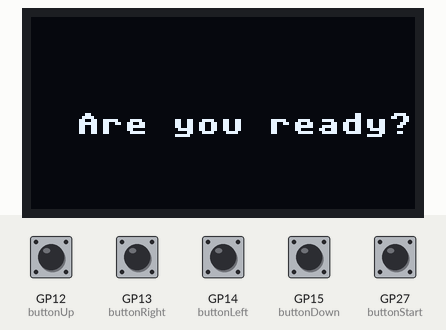
This program was run on a simulated Raspberry Pi Pico running MicroPython. Parts: 128×64 one-colour display. The test bench sets the inputs (shaded band); at power-on: GP12 (buttonUp), GP13 (buttonRight), GP14 (buttonLeft), GP15 (buttonDown), GP27 (buttonStart) HIGH. Random numbers come from a fixed seed; library files of the repository ran but are not shown: ssd1306.py; what the program prints to the serial console is not drawn.

Above: at 2.2 s.
2.3 s: GP27 (buttonStart) pulled LOW for 0.15 s
At 2.79 s:
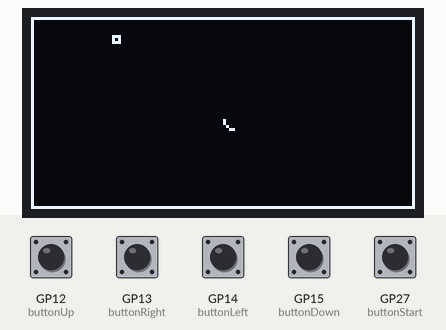
3.0 s: GP12 (buttonUp) pulled LOW for 0.15 s
At 3.47 s:
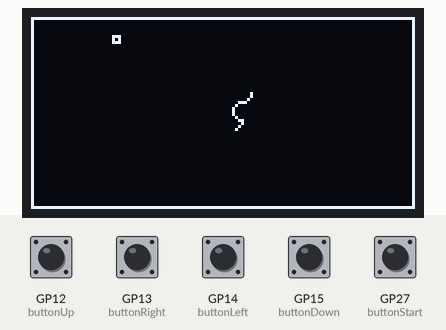
3.7 s: GP13 (buttonRight) pulled LOW for 0.15 s
At 3.93 s:
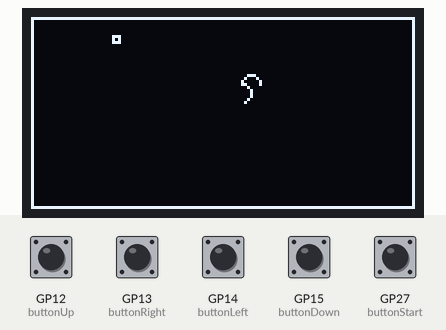
4.4 s: GP15 (buttonDown) pulled LOW for 0.15 s
At 4.61 s:
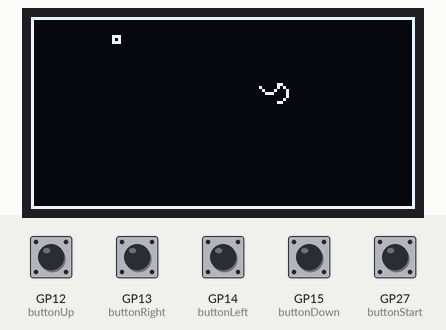
5.1 s: GP14 (buttonLeft) pulled LOW for 0.15 s
At 5.3 s:
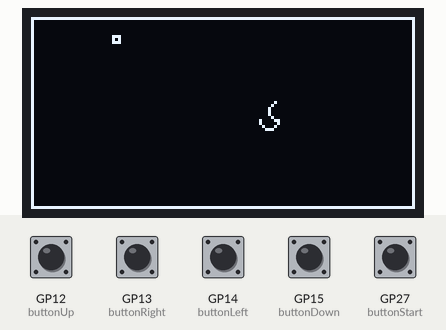
5.8 s: GP12 (buttonUp) pulled LOW for 1 s
At 8.26 s:
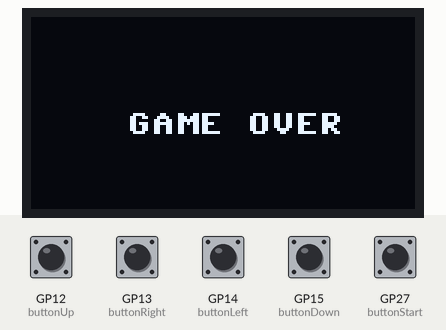
Timing chart, 0 to 8.4 s (numbered marks = the images above; inputs shaded):
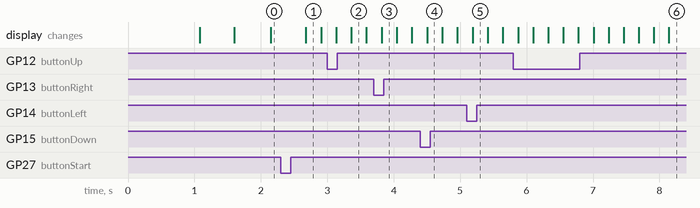

The program:

Slither9.py
```python
# Slithering Snake by Hari Wiguna, 2021
#
# Connect 128x64 OLED SDA to GPIO 2, SCL to GPIO 3
# Pushbuttons brings internal pullup resistors on:
# GPIO 12(Up), 13(Right), 14(Left), 15(Down), and 27(Start)
# to ground

from machine import Pin, I2C, ADC
from ssd1306 import SSD1306_I2C
from utime import sleep, ticks_ms
from random import randrange

# Terminologies:
# Everything is made up of four arc sprites: a,b,c,d.
# Sequence defines the order of arcs to create the slithering "S" curve.
# each arc is followed by two characters that indicate where origin where the arc should be drawn at
# relative to the snake segment that arc represents.
# These three characters are collectively called a "code"

# turntable is a very tedious lookup dictionary.
# key is the current arc and its current and desired turning direction
# value is what segment should be drawn to accomplish that turning.

# snake is an array of segments. Each segment contains x,y,Code.
# x,y is actual snake segment position.
# Code is the arc (sprite) and the two character code specifycing where the origin of the sprite should be drawn.

snake = []
scale = 1
spd = 0.2 #0.05

WIDTH,HEIGHT = 128, 64
border=1
gameWidth = int(WIDTH/3/scale)
gameHeight =int(HEIGHT/3/scale)
arenaWidth=gameWidth*3*scale
arenaHeight=gameHeight*3*scale
isDead = False
startWasPressed = False

#=== SPRITES ===
# ..XX  ...X  XX..  X...  .XX.
# .X..  ...X  ..X.  X...  X..X
# X...  ..X.  ...X  .X..  X..X
# X...  XX..  ...X  ..XX  .XX.
# a     b     c     d
a = [(0,0),(0,1),(1,2),(2,3),(3,3)]
b = [(0,0),(1,0),(2,1),(3,2),(3,3)]
c = [(3,0),(3,1),(2,2),(1,3),(0,3)]
d = [(3,0),(2,0),(1,1),(0,2),(0,3)]
#apple = [(),(),(),(),(),(),(),]

lrSeq = "c-=a-=b--d--c-=" #Left to Right (positive direction curve down first)
rlSeq = "d=-b=-a==c==d=-" #Left to Right (NEGATIVE direction curve down first)
duSeq = "c=-b=-a--d--c=-" #Bottom to top (positive direction curve left first)
udSeq = "d-=a-=b==c==d-=" #Bottom to top (NEGATIVE direction curve left first)

turnTable = {
# Left to right
"a+==+": "a", # a smooth, c backtracks
"a+==-": "d", # was d, b continues but with gap, d backtracks but no gap.
"b+==+": "d", # d tight, alternatively b if larger radius desired.
"b+==-": "c", # a loops, c is tight turn
"c+==+": "b", # b is tight turn
"c+==-": "a", # a is tight turn
"d+==+": "c", # c is continuing curve but with gap, a backtracks
"d+==-": "d", # d is larger arc, b backtracks

# Right to left
"a-==+": "d", # d tight, b loops
"a-==-": "c", # c tight, a larger arc
"b-==+": "a", # a continues but gap, c backtracks
"b-==-": "b", # d backtracks, b larger arc
"c-==+": "c", # a backtracks, c larger arc
"c-==-": "d", # b backtracks, d continues with gap
"d-==+": "a", # a tight, c larger arc
"d-==-": "a", # a tight turn, c bad coil

# Up
"a=++=": "d", # d tight, a big arc
"a=+-=": "c", # b loops, c tight
"b=++=": "b", # b big arc, c backtracks
"b=+-=": "a", # d backtracks, a continue with break
"c=++=": "a", # a tight, d loops
"c=+-=": "b", # c big arc, b tight
"d=++=": "c", # c continue with break, b backtracks
"d=+-=": "d", # d big arc, a backtracks

# Down
"a=-+=": "c", # b continue with gap, c backtracks
"a=--=": "d", # a big arc, d backtracks
"b=-+=": "d", # d tight, a loops
"b=--=": "c", # b big arc, c tight
"c=-+=": "b", # b backtracks, c big loop
"c=--=": "d", # d continue with gap, a backtracks
"d=-+=": "a", # d big arc, a tight
"d=--=": "b" # b tight, c loops
}


def plot(x,y,sprite,isDraw):
    for p in sprite:
        oled.rect(border+x*3*scale+p[0]*scale,border+63-y*3*scale-p[1]*scale, scale,scale, 1 if isDraw else 0)

def draw(c,r,a):
    plot(c,r,a,True)

def erase(c,r,a):
    plot(c,r,a,False)

def toSprite(spriteName):
    sprite = d
    if spriteName=='a': sprite = a
    if spriteName=='b': sprite = b
    if spriteName=='c': sprite = c
    return sprite

def toOffset(offsetSymbol):
    result = 0
    if offsetSymbol=='-': result = -1
    if offsetSymbol=='+': result = +1
    return result

def fromOffset(dx,dy):
    sym = "-=+"
    return sym[dx+1] + sym[dy+1]

def deltaToSeq(dx,dy):
    if dx==1: seq = lrSeq
    if dx==-1: seq = rlSeq
    if dy==1: seq = duSeq
    if dy==-1: seq = udSeq
    return seq

def toCode(spriteName, dx,dy):
    seq = deltaToSeq(dx,dy)
    pos = seq.find(spriteName)
    return seq[pos:pos+3]

def initSnakeLR(x,y):
    global snake, dx, dy
    dx,dy=+1,0
    snake = []

    for i in range(4): # Go backward so the rightmost is head.
        j = i*3
        code = lrSeq[j:j+3]
        snake.append( (x, y, code) ) # x,y is virtual head. Sprites might be drawn at an offset
        x -= 1

def initSnakeRL(x,y):
    global snake, dx, dy
    dx,dy=-1,0
    snake = []
    for i in range(4): # Go backward so the leftmost is head.
        j = i*3
        code = rlSeq[j:j+3]
        snake.append( (x, y, code) ) # x,y is virtual head. Sprites might be drawn at an offset
        x += 1

def initSnakeUp(x,y):
    global snake, dx, dy
    dx,dy=0,+1
    snake = []
    for i in range(4): # Go Downward so the bottom most is head.
        j = i*3
        code = duSeq[j:j+3]
        snake.append( (x, y, code) ) # x,y is virtual head. Sprites might be drawn at an offset
        y -= 1

def initSnakeDown(x,y):
    global snake, dx, dy
    dx,dy=0,-1
    snake = []
    for i in range(4): # Go upward so the topmost is head.
        j = i*3
        code = udSeq[j:j+3]
        snake.append( (x, y, code) ) # x,y is virtual head. Sprites might be drawn at an offset
        y += 1

def plotSeg(x,y, segCode, isDraw): # segCode is like d--, x,y is virtual position before offsets
    print("plotting", segCode, "at", x,y, "Apple at", appleX, appleY)
    spriteName = segCode[0] # grab the sprite name (ie d)
    sprite = toSprite(spriteName)
    x += toOffset(segCode[1])
    y += toOffset(segCode[2])
    plot( x, y, sprite, isDraw )

def drawSeg(x,y, segCode):
    plotSeg(x,y, segCode, True)

def eraseSeg(x,y, segCode):
    plotSeg(x,y, segCode, False)

def drawSnake():
    for s in snake:
        # each s is virtual x,y position followed by the segCode
        drawSeg(s[0], s[1], s[2])
    oled.show()

def ChopTail():
    global snake
    #-- Remove tail --
    tailIndex = len(snake)-1
    tail = snake[tailIndex] # d--, x, y
    eraseSeg(tail[0],tail[1], tail[2])
    snake.pop(tailIndex)

def CheckWalls():
    global isDead
    head = snake[0]
    headX, headY = head[0],head[1]
    if headX<=0: isDead=True
    if headY<=0: isDead=True
    if headX>=gameWidth: isDead=True
    if headY>=gameHeight: isDead=True
    if isDead: print("IS DEAD!")

def DrawWalls():
    oled.rect(0,0,arenaWidth+2, arenaHeight+1, 1) #OLED height is 1 pixel too short :-(

def moveSnake(dx,dy):
    global snake, isDead

    # Each direction has its own sequence of sprites
    seq = deltaToSeq(dx,dy)
    print("MoveSnake. dx,dy", dx, dy)

    #-- New Head --
    curHead = snake[0]
    curHeadCode = curHead[2]
    curSeg = curHeadCode[0]
    nuX = curHead[0] + dx
    nuY = curHead[1] + dy
    pos = seq.rfind(curSeg) # seq is listed head to tail, so to find new head we need to go backward in the seq.
    nuHeadCode = seq[pos-3:pos]

    nuHead = (nuX, nuY, nuHeadCode)
    print("curHead", curHead, " --> nuHeadCode", nuHeadCode)

    if isInSnake(nuX,nuY): # Ran into self
        isDead=True

    #-- Append New Head --
    snake.insert(0, nuHead)

    #-- Head coincides with apple? --
    if abs(nuX-appleX)<=1 and abs(nuY-appleY)<=1:
    #if nuX==appleX and nuY==appleY:
        print("Ate apple at ",appleX, appleY)
        drawApple(0) # erase the apple we just ate
        # Don't erase tail so snake becomes one segment longer after eating apple
        # Also, create a new apple (outside the snake)
        randomApple()
        drawApple(1) # draw new apple
        SpeedUp()
    else:
        if not isDead:
            ChopTail() # Normal path is to erase tail as snake slithers around

    #draw new head after erasing apple
    drawSeg(nuX, nuY, nuHeadCode)

    oled.show()

def buttonPressedHandle(p):
    global startWasPressed
    startWasPressed = True

def setupUI():
    global buttonRight, buttonLeft, buttonUp, buttonDown, buttonStart

    buttonRight = Pin(13, Pin.IN, Pin.PULL_UP)
    buttonLeft = Pin(14, Pin.IN, Pin.PULL_UP)
    buttonDown = Pin(15, Pin.IN, Pin.PULL_UP)
    buttonUp = Pin(12, Pin.IN, Pin.PULL_UP)

    buttonStart = Pin(27, Pin.IN, Pin.PULL_UP)
    buttonStart.irq(trigger=Pin.IRQ_FALLING, handler=buttonPressedHandle)

def changeDir(nuDx, nuDy):
    global snake, dx, dy

    if dx==nuDx and dy==nuDy:
        return

    print("changeDir. BEGIN from", dx, dy, "to", nuDx, nuDy)

    headSeg = snake[0] #x,y,spriteCode
    headSpriteName = headSeg[2][0] # take first char of sprite code -> sprite name
    print("changeDir. headSeg", headSeg, "headSpriteName", headSpriteName)
    key = headSpriteName + fromOffset(dx,dy) + fromOffset(nuDx, nuDy)
    print("changeDir. key", key)

    if key in turnTable:
        nuSpriteName = turnTable[key]
        print("changeDir. Turntable value is nuSpriteName", nuSpriteName)
        nuCode = toCode(nuSpriteName, nuDx, nuDy)
        nuX, nuY = headSeg[0]+nuDx, headSeg[1]+nuDy
        print("changeDir. nuX,nuY,nuCode", nuX,nuY,nuCode)
        snake.insert(0, (nuX,nuY,nuCode))
        drawSeg(nuX, nuY, nuCode) # new head is created due to turning, so draw this new head!

        ChopTail()
        dx,dy=nuDx,nuDy

def _map(x, in_min, in_max, out_min, out_max):
    return (x - in_min) * (out_max - out_min) / (in_max - in_min) + out_min

def dirToDeltas(dir):
    results = (0,0)
    if dir==0: results = (0,+1)
    if dir==1: results = (+1,0)
    if dir==2: results = (0,-1)
    if dir==3: results = (-1,0)
    return results

def CheckButtons():
    if buttonLeft.value()==False:  changeDir(-1,0)
    if buttonRight.value()==False:  changeDir(1,0)
    if buttonUp.value()==False: changeDir(0,1)
    if buttonDown.value()==False: changeDir(0,-1)

def isInSnake(x,y):
    for seg in snake:
        if x==seg[0] and y==seg[1]:
            return True
    return False

def randomApple():
    global appleX, appleY
    hasCollision = True
    while hasCollision:
        appleX, appleY = randrange(1,gameWidth), randrange(1,gameHeight)
        hasCollision = isInSnake(appleX, appleY)
    print("New apple is at", appleX, appleY )

def drawApple(color):
    x,y=appleX, appleY
    p = [-1,+1] # position offset
    appleSize = 3*scale
    oled.rect(border+x*3*scale+p[0]*scale,border+63-y*3*scale-p[1]*scale, appleSize,appleSize, color)
#   oled.rect(border+x*3*scale+p[0]*scale,border+63-y*3*scale-p[1]*scale, scale,scale, 1 if isDraw else 0)

def CenteredText(msg):
    hOffset = int((WIDTH - 7*len(msg))/2)
    oled.fill(0)
    oled.text(msg, hOffset, int(HEIGHT/2))
    oled.show()

def AreYouReady():
    global startWasPressed
    isBlank=False
    startWasPressed = False
    while not startWasPressed:
        oled.fill(0)
        if not isBlank: CenteredText("Are you ready?")
        oled.show()
        sleep(.5)
        isBlank = not isBlank

def GameOver():
    global startWasPressed
    print("gameover")
    startWasPressed = False
    while not startWasPressed:
        CenteredText("GAME OVER")
        sleep(.3)

        #-- draw end game --
        oled.fill(0)
        DrawWalls()
        drawApple(1)
        drawSnake()
        sleep(.7)

    # wait for button release
    while buttonStart.value() == 0:
        sleep(0.5)

    global isDead
    isDead = False;

def SpeedUp():
    global spd
    spd -= 0.01
    if spd<0: spd=0

def main():
    sleep(1)
    i2c=I2C(1,sda=Pin(2), scl=Pin(3), freq=400000)
    global oled
    oled = SSD1306_I2C(WIDTH, HEIGHT, i2c)

    setupUI()

    oled.fill(0)
    x=int(WIDTH/3/scale/2)
    y=int(HEIGHT/3/scale/2)
    global snakeX, snakeY

    while True:
        AreYouReady()

        snakeX, snakeY = int(WIDTH/3/scale/2), int(HEIGHT/3/scale/2)

        #initSnakeRL(x,y)
        initSnakeLR(x,y)
        #initSnakeUp(x,y)
        #initSnakeDown(x,y)

        oled.fill(0)
        randomApple()
        drawApple(1)

        while not isDead:
            DrawWalls() # redraw walls because screen is too short. Snake actually overlaps with bottom wall :-(
            CheckWalls()
            if not isDead:
                moveSnake(dx,dy)
                sleep(spd)
                CheckButtons()

        GameOver()
main()
```
